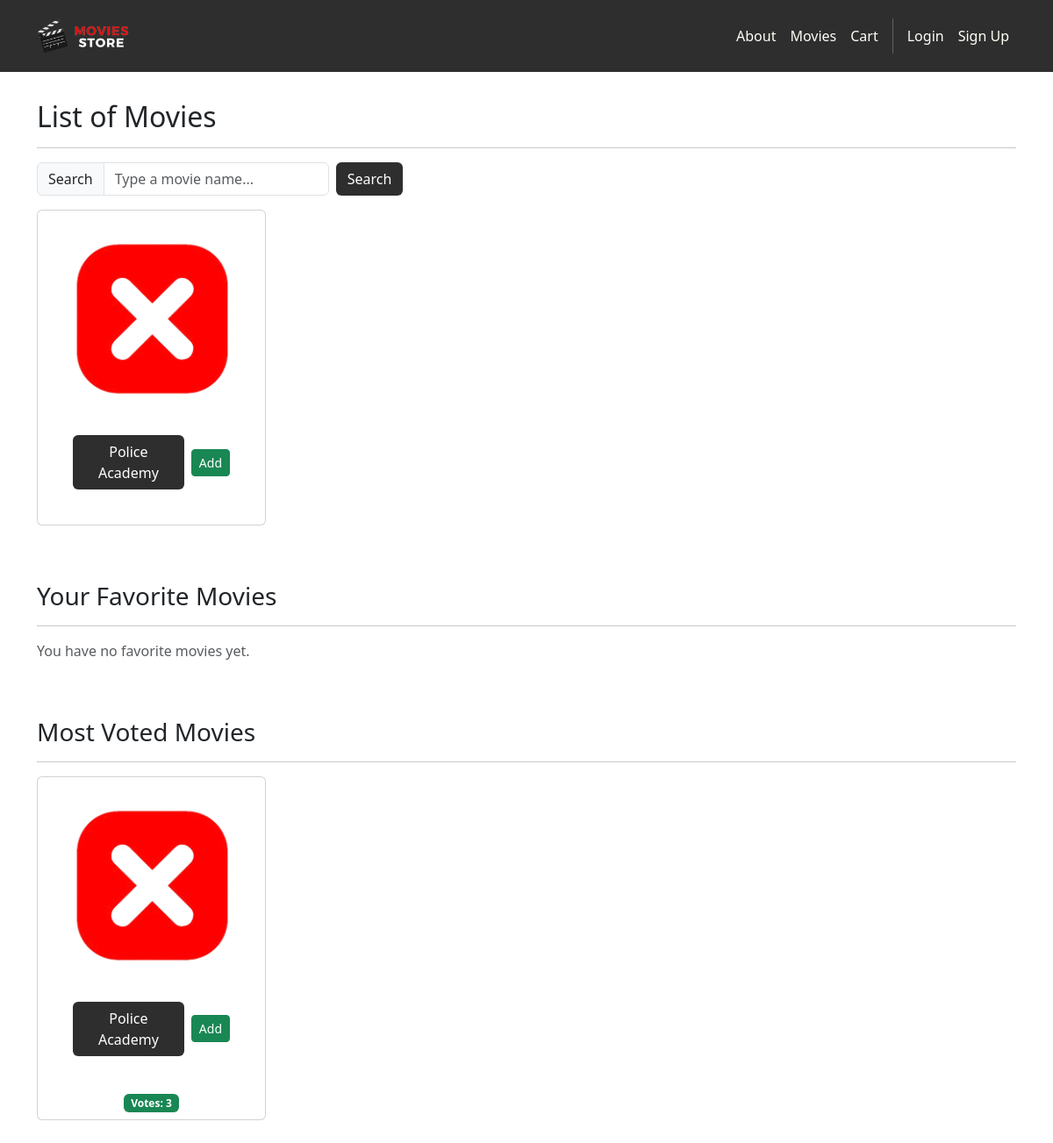
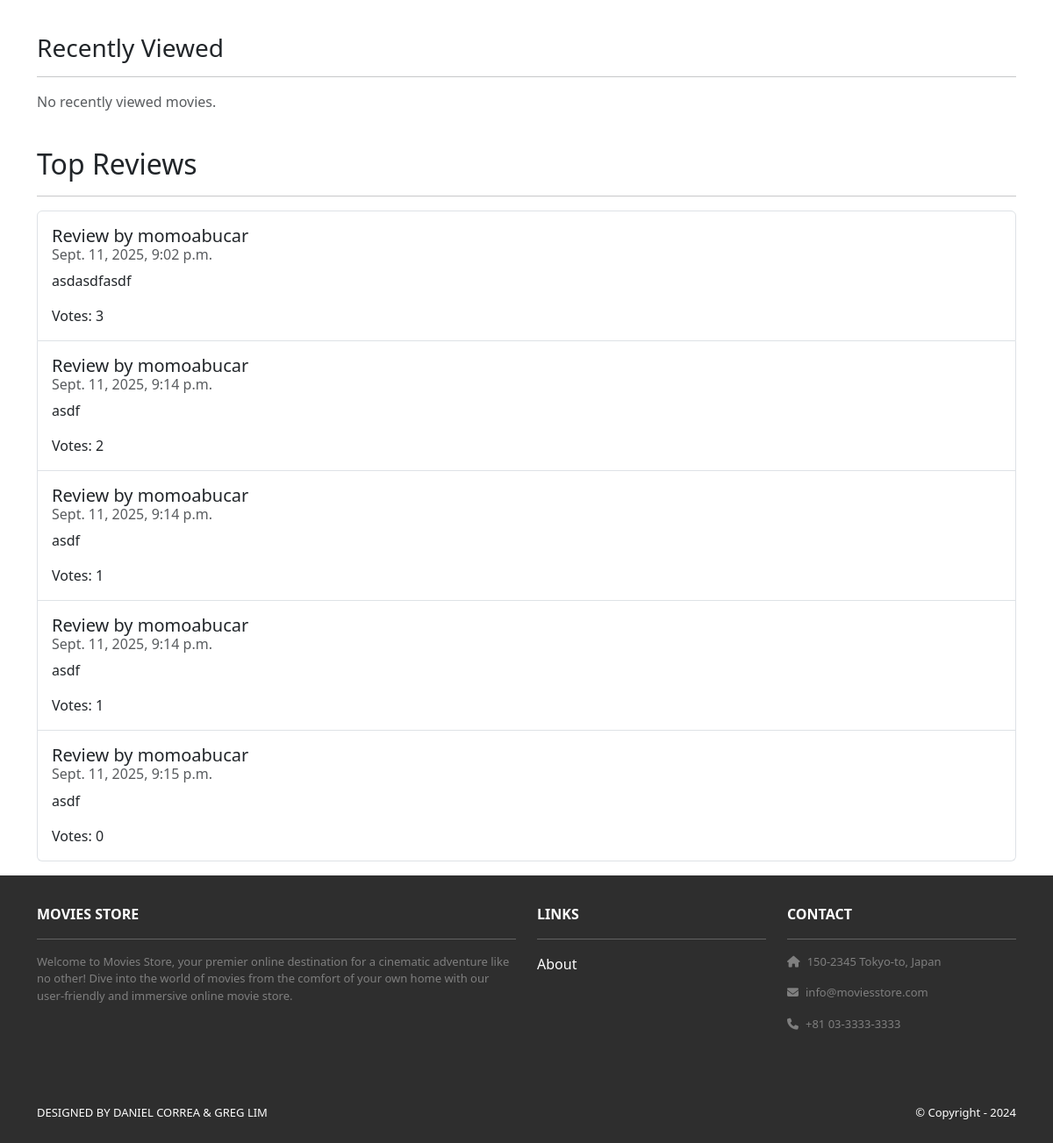
Page /movies/ on the committed database (2 pictures, top to bottom).
### movies/models.py (models this page shows, shortened)
class Movie(models.Model):
    id = models.AutoField(primary_key=True)
    name = models.CharField(max_length=255)
    price = models.IntegerField()
    description = models.TextField()
    image = models.ImageField(upload_to='movie_images/')
    votes = models.IntegerField(default=0)

class Review(models.Model):
    id = models.AutoField(primary_key=True)
    comment = models.CharField(max_length=255)
    date = models.DateTimeField(auto_now_add=True)
    movie = models.ForeignKey(Movie,
        on_delete=models.CASCADE)
    user = models.ForeignKey(User, on_delete=models.CASCADE)
    votes = models.IntegerField(default=0)

### movies/views.py (the view)
# urls.py: path('', views.index, name='cart.index'),
def index(request):
    search_term = request.GET.get('search')
    if search_term:
        movies = Movie.objects.filter(name__icontains=search_term)
    else:
        movies = Movie.objects.all()
    print('user favs', request.session.get('favs', []))
    template_data = {
        'title': 'Movies',
        'movies': movies,
        'recently_viewed': [Movie.objects.get(id=id) for id in request.session.get('recently_viewed', [])],
        'reviews': Review.objects.order_by('-votes')[:5],
        'most_voted': Movie.objects.order_by('-votes')[:5],
        'favorites': [Movie.objects.get(id=id) for id in request.session.get('favorites', [])],
    }
    return render(request, 'movies/index.html', {'template_data': template_data})

### movies/templates/movies/index.html (shortened to what this page needs)
{% extends 'base.html' %}
{% load static %}
{% block content %}
<div class="p-3">
  <div class="container">
    <div class="row mt-3">
      <div class="col mx-auto mb-3">
        <h2 class="mb-3">List of Movies</h2>
        <hr>
        <form method="GET">
          <div class="row g-2">
            <div class="col-auto">
              <div class="input-group">
                <span class="input-group-text">Search</span>
                <input
                  type="text"
                  class="form-control"
                  name="search"
                  placeholder="Type a movie name...">
              </div>
            </div>
            <div class="col-auto">
              <button class="btn bg-dark text-white" type="submit">Search</button>
            </div>
          </div>
        </form>
      </div>
    </div>
    <div class="row">
      {% for movie in template_data.movies %}
      <div class="col-md-4 col-lg-3 mb-3">
        <div class="card p-2 align-items-center pt-4 h-100">
          <img src="{{ movie.image.url }}" class="card-img-top rounded img-card-200" alt="{{ movie.name }}">
          <div class="card-body text-center d-flex justify-content-between align-items-center">
              <div class="card-body text-center d-flex justify-content-between align-items-center">
              <a href="{% url 'movies.show' id=movie.id %}" class="btn bg-dark text-white me-2 flex-grow-1">
                {{ movie.name }}
              </a>
                <form method="post" action="{% url 'cart.add' id=movie.id %}">
                    <button type="submit" class="btn btn-sm btn-success">Add</button>
                </form>
            </div>
          </div>
        </div>
      </div>
      {% empty %}
      <div class="col-12">
        <p class="text-muted">No movies found.</p>
      </div>
      {% endfor %}
    </div>
    <div class="row mt-5">
      <div class="col-12">
        <h3 class="mb-3">Your Favorite Movies</h3>
        <hr>
      </div>
      {% if template_data.favorites %}
        {% for movie in template_data.favorites %}
          <div class="col-md-4 col-lg-3 mb-3">
            <div class="card p-2 align-items-center pt-4 h-100">
              <img src="{{ movie.image.url }}" class="card-img-top rounded img-card-200" alt="{{ movie.name }}">
              <div class="card-body text-center d-flex justify-content-between align-items-center">
                <a href="{% url 'movies.show' id=movie.id %}" class="btn bg-dark text-white me-2 flex-grow-1">
                  {{ movie.name }}
                </a>
                {% comment %}
                <form method="post" action="{% url 'movies.removeFavorite' id=template_data.movie.id %}">
                  {% csrf_token %}
                  <button type="submit" class="btn btn-sm btn-danger">Remove From Favorite</button>
                </form>  {% endcomment %}
                <form method="post" action="{% url 'cart.add' id=movie.id %}">
                  {% csrf_token %}
                    <button type="submit" class="btn btn-sm btn-success">Add</button>
                </form>
              </div>
            </div>
          </div>
        {% endfor %}
      {% else %}
        <div class="col-12">
          <p class="text-muted">You have no favorite movies yet.</p>
        </div>
      {% endif %}
    </div>
    <div class="row mt-5">
      <div class="col-12">
        <h3 class="mb-3">Most Voted Movies</h3>
        <hr>
      </div>
      {% if template_data.most_voted %}
        {% for movie in template_data.most_voted %}
          <div class="col-md-4 col-lg-3 mb-3">
            <div class="card p-2 align-items-center pt-4 h-100">
              <img src="{{ movie.image.url }}" class="card-img-top rounded img-card-200" alt="{{ movie.name }}">
              <div class="card-body text-center d-flex justify-content-between align-items-center">
                <div class="card-body text-center d-flex justify-content-between align-items-center">
                  <a href="{% url 'movies.show' id=movie.id %}" class="btn bg-dark text-white me-2 flex-grow-1">
                    {{ movie.name }}
                  </a>
                  <form method="post" action="{% url 'cart.add' id=movie.id %}">
                    <button type="submit" class="btn btn-sm btn-success">Add</button>
                  </form>
                </div>
              </div>
              <div class="mt-2">
                <span class="badge bg-success">Votes: {{ movie.votes }}</span>
              </div>
            </div>
          </div>
        {% endfor %}
      {% else %}
        <div class="col-12">
          <p class="text-muted">No top voted movies yet.</p>
        </div>
      {% endif %}
    </div>
    <div class="row mt-5">
      <div class="col-12">
        <h3 class="mb-3">Recently Viewed</h3>
        <hr>
      </div>
      {% if template_data.recently_viewed %}
        {% for movie in template_data.recently_viewed %}
        <div class="col-md-4 col-lg-3 mb-3">
          <div class="card p-2 align-items-center pt-4 h-100">
            <img src="{{ movie.image.url }}" class="card-img-top rounded img-card-200" alt="{{ movie.name }}">
            <div class="card-body text-center d-flex justify-content-between align-items-center">
            <div class="card-body text-center d-flex justify-content-between align-items-center">
              <a href="{% url 'movies.show' id=movie.id %}" class="btn bg-dark text-white me-2 flex-grow-1">
                {{ movie.name }}
              </a>
                <form method="post" action="{% url 'cart.add' id=movie.id %}">
                    {% csrf_token %}
                    <button type="submit" class="btn btn-sm btn-success">Add</button>
                </form>
            </div>
            </div>
          </div>
        </div>
        {% endfor %}
      {% else %}
        <div class="col-12">
          <p class="text-muted">No recently viewed movies.</p>
        </div>
      {% endif %}
    </div>
  <h2 class="mt-4">Top Reviews</h2>
  <hr>
  <ul class="list-group">
    {% for review in template_data.reviews %}
      <li class="list-group-item py-3">
        <h5 class="card-title">Review by {{ review.user.username }}</h5>
        <h6 class="card-subtitle mb-2 text-muted">{{ review.date }}</h6>
        <p class="card-text">{{ review.comment }}</p>
        <p class="card-text">Votes: {{ review.votes }}</p>
      </li>
    {% empty %}
      <li class="list-group-item py-3">No reviews yet.</li>
    {% endfor %}
  </ul>
  </div>
</div>
{% endblock content %}

### moviestore/static/css/style.css (style rules this page uses)
.bg-dark { background-color: #2E2E2E !important; }
.img-card-200 { width: fit-content; max-height: 200px; }

### rows in the picture
Movie: image (picture), name "Police Academy", votes "3"
Review: user.username "momoabucar", date "Sept. 11, 2025, 9:02 p.m.", comment "asdasdfasdf", votes "3"
Review: user.username "momoabucar", date "Sept. 11, 2025, 9:14 p.m.", comment "asdf", votes "2"
Review: user.username "momoabucar", date "Sept. 11, 2025, 9:14 p.m.", comment "asdf", votes "1"
Review: user.username "momoabucar", date "Sept. 11, 2025, 9:14 p.m.", comment "asdf", votes "1"
Review: user.username "momoabucar", date "Sept. 11, 2025, 9:15 p.m.", comment "asdf", votes "0"
